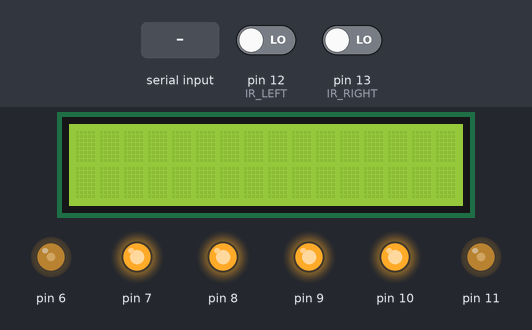
Recording of a sketch running on a simulated Arduino Uno, built with avr-gcc and run on an emulated ATmega328P. Shown: 16×2 character LCD, output pins drawn as LEDs (lit = HIGH). The inputs (shaded band) are chosen by the test bench; at power-on: pin 12 (IR_LEFT) LOW, pin 13 (IR_RIGHT) LOW.

Above: at 1.2 s.
1.3 s: "30,150q" received over the second serial link
At 1.7 s:
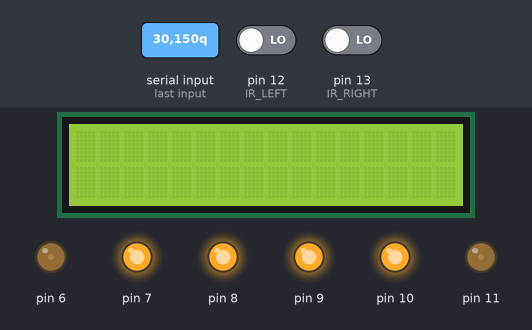
2.8 s: "0q" received over the second serial link
At 4.0 s:
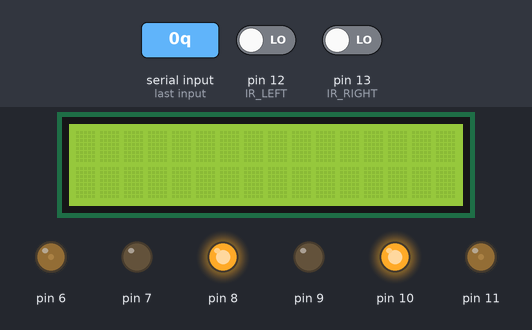
4.3 s: "90,45q" received over the second serial link
At 5.2 s:
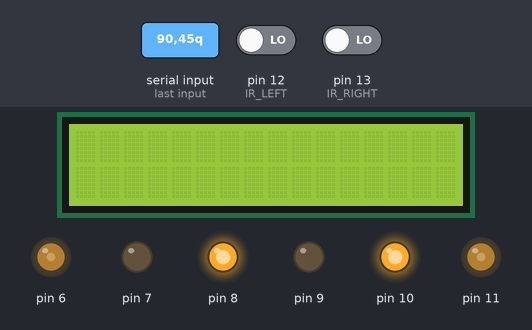
5.8 s: pin 12 (IR_LEFT) driven HIGH
At 6.3 s:
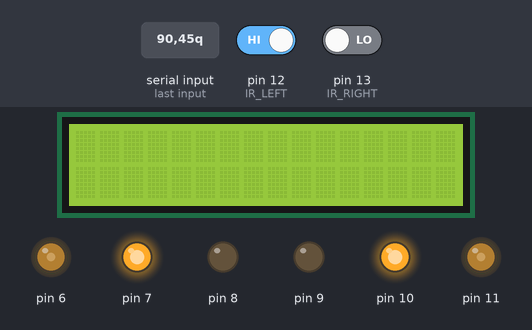
7.3 s: "10q" received over the second serial link
At 8.5 s:
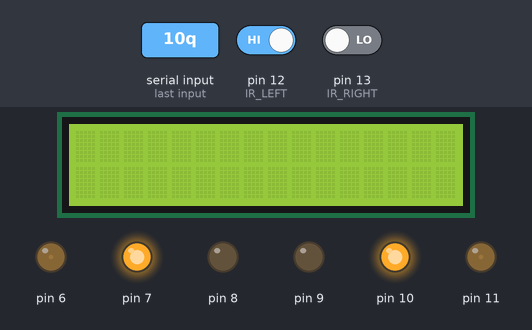
8.8 s: "1q" received over the second serial link
At 9.8 s:
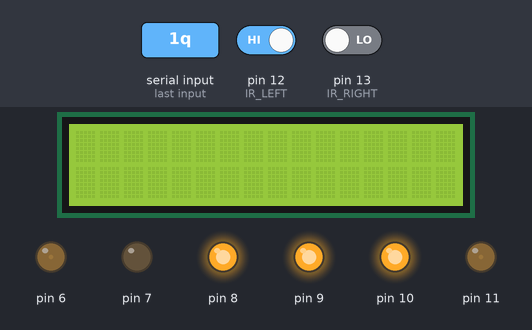
Timing chart, 0 to 11.3 s (numbered marks = the images above; inputs shaded):
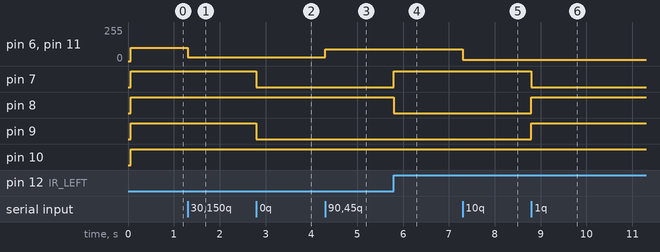

Measured:
- after the input at 1.3 s, pin 6, pin 11: 100/255 → 30/255 at once
- after the input at 2.8 s, pin 7, pin 9: HIGH → LOW at once
- after the input at 4.3 s, pin 6, pin 11: 30/255 → 90/255 at once
- after the input at 5.8 s, pin 7: LOW → HIGH at once; pin 8: HIGH → LOW at once
- after the input at 7.3 s, pin 6, pin 11: 90/255 → 10/255 at once
- after the input at 8.8 s, pin 7: HIGH → LOW at once; pin 8, pin 9: LOW → HIGH at once

The sketch:

1212_RCcar_Alcohol.ino
```cpp
#include <SoftwareSerial.h> // SoftwareSerial 라이브러리 포함
#include <LiquidCrystal_I2C.h>

SoftwareSerial mySerial(2, 3); // RX = 2, TX = 3
LiquidCrystal_I2C lcd(0x27, 16, 2);  // 16x2 LCD 크기

String value = " ";
int iValue;
int num = 5, speed = 100;

// 적외선 센서 핀 설정
const int IR_LEFT = 12; // 왼쪽 센서: D12
const int IR_RIGHT = 13; // 오른쪽 센서: D13

const int mq3Pin = A5; // MQ-3 센서핀

void setup() {
  mySerial.begin(9600); // SoftwareSerial 시작
  Serial.begin(9600);

  lcd.begin(16, 2);
  lcd.backlight(); // LCD 백라이트 켜기

  // 모터 핀 설정
  pinMode(6, OUTPUT);
  pinMode(7, OUTPUT);
  pinMode(8, OUTPUT);
  pinMode(9, OUTPUT);
  pinMode(10, OUTPUT);
  pinMode(11, OUTPUT);

  // 적외선 센서 핀 설정
  pinMode(IR_LEFT, INPUT);
  pinMode(IR_RIGHT, INPUT);
}

void loop() {
  // RC 명령 수신
  if (mySerial.available()) {
    value = mySerial.readStringUntil('q'); // 데이터 읽기
    iValue = value.toInt(); // 문자열을 숫자로 변환

    // 받은 값에 따라 속도와 동작 설정
    if (iValue > 9)
      speed = iValue; // 숫자가 9보다 크면 속도로 사용
    else
      num = iValue; // 그렇지 않으면 동작 번호로 사용
  }

  if (num == 10) { // 음주 측정 모드
    lcd.clear();
    lcd.setCursor(0, 0);
    lcd.print("Measuring..."); // 첫 번째 줄: 측정 중

    delay(3000); // 3초 대기

    int alcoholValue = analogRead(mq3Pin); // 알코올 센서 값 읽기

    lcd.clear();
    lcd.setCursor(0, 0);
    lcd.print("Alcohol: ");
    lcd.print(alcoholValue); // 알코올 값 출력

    lcd.setCursor(0, 1); // 두 번째 줄에 상태 출력
    if (alcoholValue <= 400) {
      lcd.print("Normal");
    } else if (alcoholValue <= 699) {
      lcd.print("Warning");
    } else {
      lcd.print("License Revoke");
    }
  } else {
    // RC 또는 라인트레이서 모드 실행
    if (num == 0) {
      lineTracerMode(); // 라인트레이서 모드
    } else {
      rcMode(); // RC 모드
    }
  }
}

void rcMode() {
  // 동작 설정
  switch (num) {
    case 1: // 앞 오
      analogWrite(11, speed);
      digitalWrite(10, HIGH);
      digitalWrite(9, HIGH);
      digitalWrite(8, HIGH);
      digitalWrite(7, LOW);
      analogWrite(6, speed);
      break;
    case 2: // 앞
      analogWrite(11, speed);
      digitalWrite(10, HIGH);
      digitalWrite(9, LOW);
      digitalWrite(8, HIGH);
      digitalWrite(7, LOW);
      analogWrite(6, speed);
      break;
    case 3: // 앞 왼
      analogWrite(11, speed);
      digitalWrite(10, HIGH);
      digitalWrite(9, LOW);
      digitalWrite(8, HIGH);
      digitalWrite(7, HIGH);
      analogWrite(6, speed);
      break;
    case 4: // 정지 왼
      analogWrite(11, speed);
      digitalWrite(10, LOW);
      digitalWrite(9, HIGH);
      digitalWrite(8, HIGH);
      digitalWrite(7, LOW);
      analogWrite(6, speed);
      break;
    case 5: // 중지
      analogWrite(11, speed);
      digitalWrite(10, HIGH);
      digitalWrite(9, HIGH);
      digitalWrite(8, HIGH);
      digitalWrite(7, HIGH);
      analogWrite(6, speed);
      break;
    case 6: // 정지 오
      analogWrite(11, speed);
      digitalWrite(10, HIGH);
      digitalWrite(9, LOW);
      digitalWrite(8, LOW);
      digitalWrite(7, HIGH);
      analogWrite(6, speed);
      break;
    case 7: // 뒤 오
      analogWrite(11, speed);
      digitalWrite(10, HIGH);
      digitalWrite(9, HIGH);
      digitalWrite(8, LOW);
      digitalWrite(7, HIGH);
      analogWrite(6, speed);
      break;
    case 8: // 후진
      analogWrite(11, speed);
      digitalWrite(10, LOW);
      digitalWrite(9, HIGH);
      digitalWrite(8, LOW);
      digitalWrite(7, HIGH);
      analogWrite(6, speed);
      break;
    case 9: // 뒤 왼
      analogWrite(11, speed);
      digitalWrite(10, LOW);
      digitalWrite(9, HIGH);
      digitalWrite(8, HIGH);
      digitalWrite(7, HIGH);
      analogWrite(6, speed);
      break;
  }
}

void lineTracerMode() {
  int leftValue = digitalRead(IR_LEFT);   // 왼쪽 센서 값 읽기
  int rightValue = digitalRead(IR_RIGHT); // 오른쪽 센서 값 읽기

  if (leftValue == 0 && rightValue == 0) { // 선이 가운데
    analogWrite(11, speed);
    digitalWrite(10, HIGH);
    digitalWrite(9, LOW);

    analogWrite(6, speed);
    digitalWrite(8, HIGH);
    digitalWrite(7, LOW);

  } else if (leftValue == 1 && rightValue == 0) { // 선이 왼쪽
    analogWrite(11, speed);
    digitalWrite(10, HIGH);
    digitalWrite(9, LOW);
    digitalWrite(8, LOW);
    digitalWrite(7, HIGH);
    analogWrite(6, speed);

    delay(500);
  } else if (leftValue == 0 && rightValue == 1) { // 선이 오른쪽
    analogWrite(11, speed);
    digitalWrite(10, LOW);
    digitalWrite(9, HIGH);
    digitalWrite(8, HIGH);
    digitalWrite(7, LOW);
    analogWrite(6, speed);

    delay(500);
  } else if (leftValue == 1 && rightValue == 1) { // 선이 없을 경우 정지
    analogWrite(11, speed);
    analogWrite(6, speed);
    digitalWrite(10, HIGH);
    digitalWrite(9, HIGH);
    digitalWrite(8, HIGH);
    digitalWrite(7, HIGH);
  }
}
```
